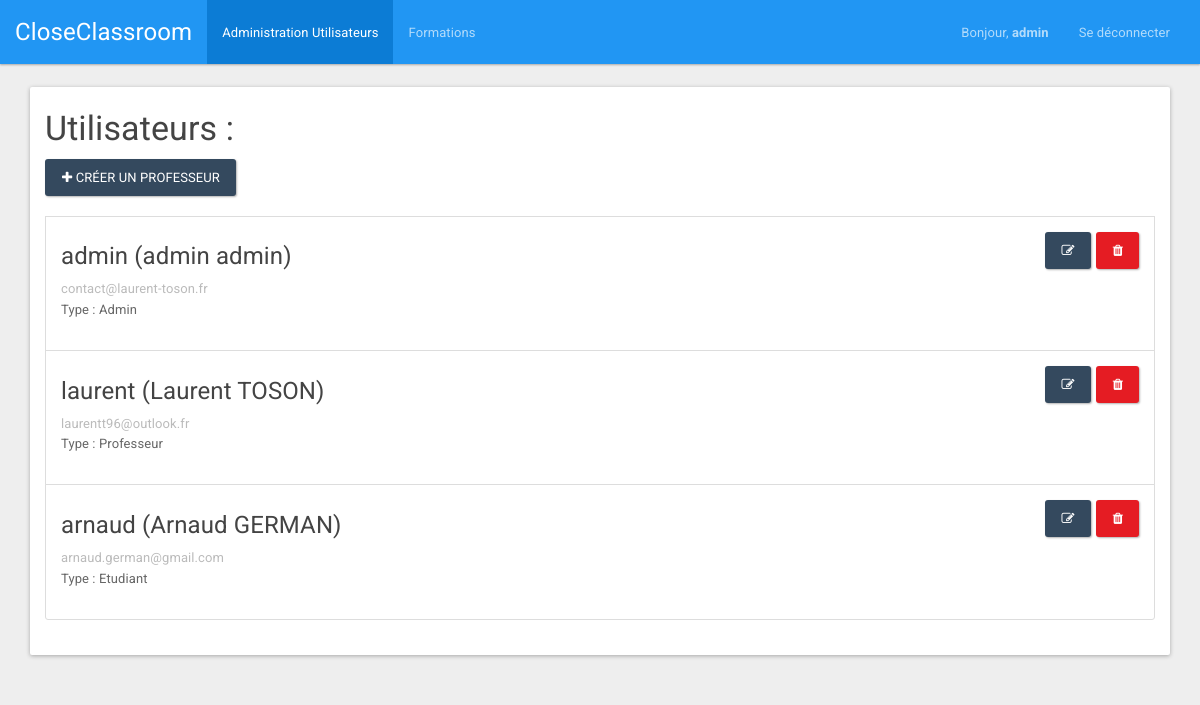
The app's page /index.php?page=user (signed in), older data.
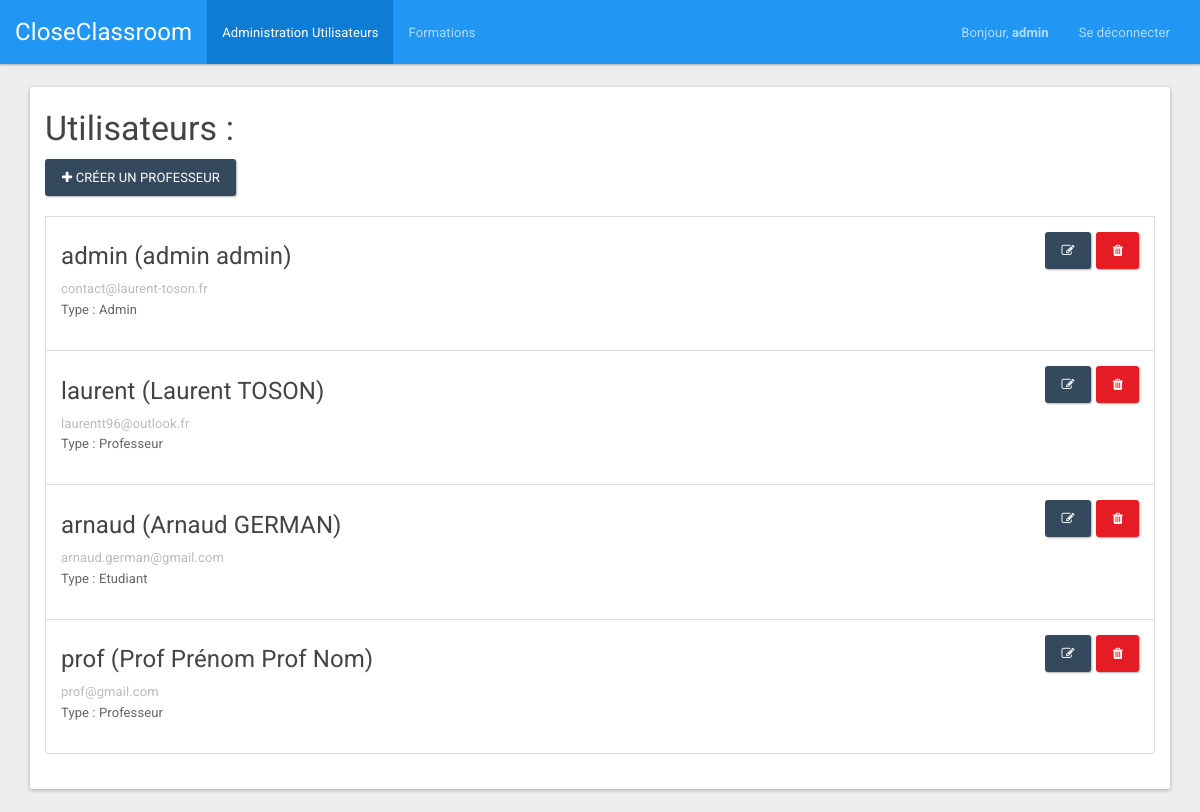
The same page, newer data.
### tables this page shows
CREATE TABLE IF NOT EXISTS `users` (
  `id` int(11) NOT NULL AUTO_INCREMENT,
  `type` varchar(32) NOT NULL,
  `login` varchar(32) NOT NULL,
  `password` varchar(32) NOT NULL,
  `email` varchar(32) NOT NULL,
  `name` varchar(32) NOT NULL,
  `first_name` varchar(32) NOT NULL,
  PRIMARY KEY (`id`),
  UNIQUE KEY `login` (`login`),
  UNIQUE KEY `email` (`email`)
);

### bddManager/UserDAO.php (called while the page is built, shortened)
<?php
class UserDAO
{
    public function __construct()
    {
        $connect = new ConnectDAO();
    }
    public function getUsers()
    {
        try {
            $resultat = mysqli_query($_SESSION['bdd'], 'SELECT * FROM users');
            if (mysqli_num_rows($resultat) != '0') {
                $tab[0] = mysqli_fetch_assoc($resultat);
                if (mysqli_num_rows($resultat) > '0') {
                    for ($i = 1; $i < mysqli_num_rows($resultat); $i++) {
                        array_push($tab, mysqli_fetch_assoc($resultat));
                    }
                }
                return $tab;
            } else {
                return false;
            }
        }
        catch (Exception $e) {
            $_SESSION['error'] = 'Erreur requete BDD';
            $_SESSION['display_msg_error'] = true;
        }
    }
    public function getInfoUser($idUser)
    {
        try {
            $resultat = mysqli_query($_SESSION['bdd'], "SELECT id, login, email, password, type, name, first_name FROM users WHERE `id`= '" . $idUser . "'");
            if (mysqli_num_rows($resultat) != '0') {
                $tab[0] = mysqli_fetch_assoc($resultat);
                return $tab[0];
            } else {
                return;
            }
        }
        catch (Exception $e) {
            $_SESSION['error'] = 'Erreur requete BDD';
            $_SESSION['display_msg_error'] = true;
        }
    }
}

### bddManager/ConnectDAO.php (called while the page is built, shortened)
<?php
class ConnectDAO
{
    public function connect()
    {
        try {
            return $_SESSION['bdd'];
        } catch (Exception $e) {
            $_SESSION['error'] = 'Erreur BDD';
            $_SESSION['display_msg_error'] = true;
            return false;
        }
    }
}

### views/UserView.class.php (the view, shortened to what this page needs)
<?php
class UserView
{
	public function getViewTop()
	{
		return '
		<script>document.getElementById("tabUser").className = "active";</script>
		<div class="container">
			<div class="panel panel-default">
				<div class="panel-body" style="padding-top: 0px;">
					<h3>Utilisateurs :</h3>
					<div class="list-group">';
					}
					public function getViewBottom()
					{
						return '
					</div>
				</div>
			</div>
		</div>
		';
	}
	public function getView($userView)
	{
		$view = ''.$this->getViewTop().$this->getListe($userView).$this->getViewBottom();
		return $view;
	}
	public function getListe($userView)
	{
		$managerUser = new UserDAO();
		if ($userView == 'Professeur') {
			$mesUtilisateurs = $managerUser->getEtudiants();
		} else {
			$mesUtilisateurs = $managerUser->getUsers();
		}
		$view = '<a style="margin-bottom: 20px;" href="index.php?page=createUser" class="btn btn-info"><span class="fa fa-plus"></span> Créer un professeur</a>';
		if (!$mesUtilisateurs) {
			$view = $view.'<div class="panel panel-info" style="margin-top: 20px;">
			<div class="panel-heading">
				<h3 class="panel-title">Aucun utilisateur</h3>
			</div>
			<div class="panel-body">
				Il n\'y a aucun utilisateur dans la base de données !</div>
			</div>';
		} else {
			foreach ($mesUtilisateurs as &$utilisateurs) {
				$view = $view.'<div class="list-group-item">
				<form method="POST" action="index.php?page=deleteUser&idUser='.$utilisateurs['id'].'" accept-charset="UTF-8" class="form-inline"><input name="_method" type="hidden" value="DELETE">
					<a style="float: right; margin-left: 5px;" data-toggle="modal" href="#deleteUsers'.$utilisateurs['id'].'" role="button" class="btn btn-danger"><i class="fa fa-trash"></i></a>
					<div id="deleteUsers'.$utilisateurs['id'].'" class="modal" style="display: none;">
						<div class="modal-dialog">
							<div class="modal-content">
								<div class="modal-header">
									<button type="button" class="close" data-dismiss="modal" aria-hidden="true">×</button>
									<h4 class="modal-title">Suppression d\'utilisateur</h4>
								</div>
								<div class="modal-body">
									<p>Voulez-vous vraiment supprimer l\'utilisateur <b>'.$utilisateurs['login'].'</b> ?</p>
								</div>
								<div class="modal-footer">
									<button class="btn" data-dismiss="modal" aria-hidden="true">Non</button>
									<input class="btn btn-primary" type="submit" value="Oui">
								</div>
							</div>
						</div>
					</div>
				</form>
				<a style="float: right;" href="index.php?page=updateUser&idUser='.$utilisateurs['id'].'" role="button" class="btn btn-info"><i class="fa fa-edit"></i></a>
				<h4>'.$utilisateurs['login'].' ('.utf8_encode($utilisateurs['first_name']).' '.utf8_encode($utilisateurs['name']).')</h4>
				<p class="list-group-item-text">'.$utilisateurs['email'].'</p>
				<p>Type : '.$utilisateurs['type'].'</b></p>
			</div>';
		}
	}
	return $view;
}
}

### index.php (shortened to what this page needs)
<?php
    include 'controllers/MainController.class.php';
    ?>
    <!DOCTYPE html>
    <html lang="fr">
    <head>
    	<link href="style/css/bootstrapM.css" type="text/css" rel="stylesheet" media="all"  />
    	<link href="style/font-awesome-4.5.0/css/font-awesome.css" rel="stylesheet">
    </head>
    <body>
    	<?php
    	$controller = new MainController();
    	?>
    </body>
    </html>

### controllers/MainController.class.php (shortened to what this page needs)
<?php
include 'views/NavBarView.class.php';
include 'views/UserView.class.php';
include 'bddManager/ConnectDAO.php';
include 'bddManager/UserDAO.php';
class MainController
{
	public function __construct()
	{
		$this->navBar();
		if ($this->isLogged()) {
			if (isset($_GET['page'])) {
				switch ($_GET['page']) {
					case 'user':
					$this->user();
					break;
				}
			} else {
				$this->profile();
			}
		} elseif ((isset($_GET['page'])) && ($_GET['page'] == 'register')) {
			$this->register();
		} else {
			$this->login();
		}
	}
	public function navBar()
	{
		$navBarView = new navBarView();
		if ($this->isLogged()) {
			$infosUser = new UserDAO();
			$infos = $infosUser->getInfoUser($_SESSION['idUser']);
			echo $navBarView->getViewLogged($infos['first_name'], $infos['type']);
		} else {
			echo $navBarView->getViewLogout();
		}
	}
	public function isLogged()
	{
		if (isset($_SESSION['isLogged']) and $_SESSION['isLogged'] == true) {
			return true;
		} else {
			return false;
		}
	}
	public function user()
	{
		$infosUser = new UserDAO();
		$infos = $infosUser->getInfoUser($_SESSION['idUser']);
		if ($infos['type'] == 'Admin') {
			$userView = new UserView();
			echo $userView->getView($infos['type']);
		} elseif ($infos['type'] == 'Professeur') {
			$userView = new UserView();
			echo $userView->getView($infos['type']);
		} else {
			$_SESSION['error'] = 'Vous n\'avez pas les droits requis pour accéder à cette page';
			$_SESSION['display_msg_error'] = true;
			$this->profile();
		}
	}
}

### views/NavBarView.class.php (shortened to what this page needs)
<?php
class navBarView
{
	public function getViewLogged($firstNameUser, $typeUser)
	{
		if ($typeUser == 'Admin') {
			$view = '<nav class="navbar navbar-inverse">
			<div class="container-fluid">
				<div class="navbar-header">
					<button type="button" class="navbar-toggle collapsed" data-toggle="collapse" data-target="#bs-example-navbar-collapse-2">
						<span class="sr-only">Toggle navigation</span>
						<span class="icon-bar"></span>
						<span class="icon-bar"></span>
						<span class="icon-bar"></span>
					</button>
					<a class="navbar-brand" href="index.php">CloseClassroom</a>
				</div>
				<div class="collapse navbar-collapse" id="bs-example-navbar-collapse-2">
					<ul class="nav navbar-nav">
						<li id="tabUser"><a href="index.php?page=user">Administration Utilisateurs</a></li>
						<li id="tabFormation"><a href="index.php?page=formation">Formations</a></li>
					</ul>
					<ul class="nav navbar-nav navbar-right">
						<li><a href="index.php" style="font-size: 13px;"> Bonjour, <strong>'.utf8_encode($firstNameUser).'</strong> </a>
							<li><a href="index.php?page=logout">Se déconnecter</a></li>
						</ul>
					</div>
				</div>
			</nav>';
		}
		return $view;
	}
}

Row changes from the older to the newer data that the page shows:
added users: login "prof", first_name "Prof Prénom", name "Prof Nom", email "prof@gmail.com", type "Professeur"
Text that changed along with them:
text no longer shown: "( ( ( ) ) ) Type : Type : Type :"
text now shown: "( ( ( ( ) ) ) ) Type : Type : Type : Type :"
